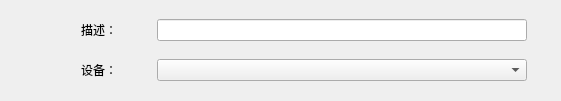
          <widget class="QWidget" name="widget_8" native="true">
           <property name="geometry">
            <rect>
             <x>10</x>
             <y>10</y>
             <width>561</width>
             <height>101</height>
            </rect>
           </property>
           <layout class="QVBoxLayout" name="verticalLayout_14">
            <item>
             <layout class="QHBoxLayout" name="horizontalLayout_32">
              <item>
               <spacer name="horizontalSpacer_80">
                <property name="orientation">
                 <enum>Qt::Horizontal</enum>
                </property>
                <property name="sizeType">
                 <enum>QSizePolicy::Fixed</enum>
                </property>
                <property name="sizeHint" stdset="0">
                 <size>
                  <width>70</width>
                  <height>20</height>
                 </size>
                </property>
               </spacer>
              </item>
              <item>
               <widget class="QLabel" name="label_38">
                <property name="minimumSize">
                 <size>
                  <width>70</width>
                  <height>30</height>
                 </size>
                </property>
                <property name="maximumSize">
                 <size>
                  <width>70</width>
                  <height>16777215</height>
                 </size>
                </property>
                <property name="text">
                 <string>描述：</string>
                </property>
               </widget>
              </item>
              <item>
               <widget class="QLineEdit" name="lineEdit">
                <property name="minimumSize">
                 <size>
                  <width>370</width>
                  <height>0</height>
                 </size>
                </property>
                <property name="maximumSize">
                 <size>
                  <width>370</width>
                  <height>16777215</height>
                 </size>
                </property>
               </widget>
              </item>
              <item>
               <spacer name="horizontalSpacer_82">
                <property name="orientation">
                 <enum>Qt::Horizontal</enum>
                </property>
                <property name="sizeHint" stdset="0">
                 <size>
                  <width>40</width>
                  <height>20</height>
                 </size>
                </property>
               </spacer>
              </item>
             </layout>
            </item>
            <item>
             <layout class="QHBoxLayout" name="horizontalLayout_33">
              <item>
               <spacer name="horizontalSpacer_81">
                <property name="orientation">
                 <enum>Qt::Horizontal</enum>
                </property>
                <property name="sizeType">
                 <enum>QSizePolicy::Fixed</enum>
                </property>
                <property name="sizeHint" stdset="0">
                 <size>
                  <width>70</width>
                  <height>20</height>
                 </size>
                </property>
               </spacer>
              </item>
              <item>
               <widget class="QLabel" name="label_39">
                <property name="minimumSize">
                 <size>
                  <width>70</width>
                  <height>30</height>
                 </size>
                </property>
                <property name="maximumSize">
                 <size>
                  <width>70</width>
                  <height>16777215</height>
                 </size>
                </property>
                <property name="text">
                 <string>设备：</string>
                </property>
               </widget>
              </item>
              <item>
               <widget class="QComboBox" name="comboBox">
                <property name="minimumSize">
                 <size>
                  <width>370</width>
                  <height>0</height>
                 </size>
                </property>
                <property name="maximumSize">
                 <size>
                  <width>370</width>
                  <height>16777215</height>
                 </size>
                </property>
               </widget>
              </item>
              <item>
               <spacer name="horizontalSpacer_83">
                <property name="orientation">
                 <enum>Qt::Horizontal</enum>
                </property>
                <property name="sizeHint" stdset="0">
                 <size>
                  <width>40</width>
                  <height>20</height>
                 </size>
                </property>
               </spacer>
              </item>
             </layout>
            </item>
           </layout>
          </widget>
